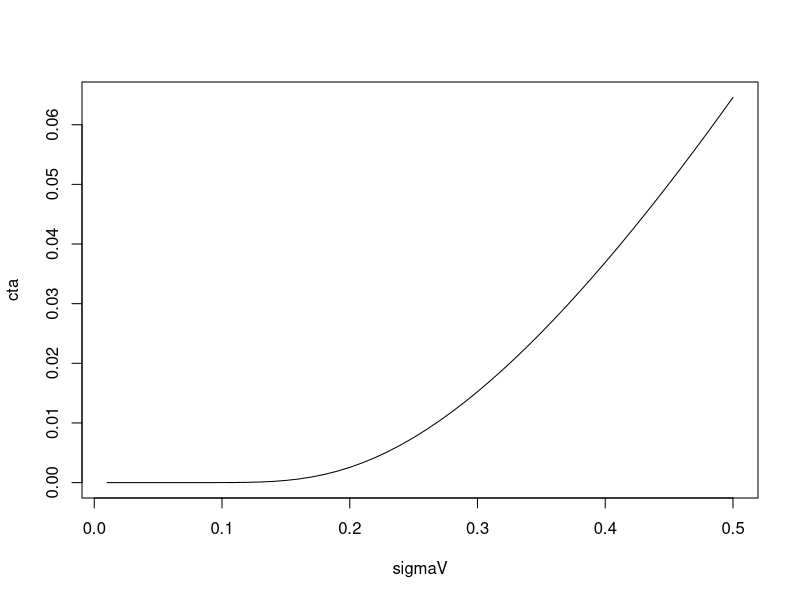
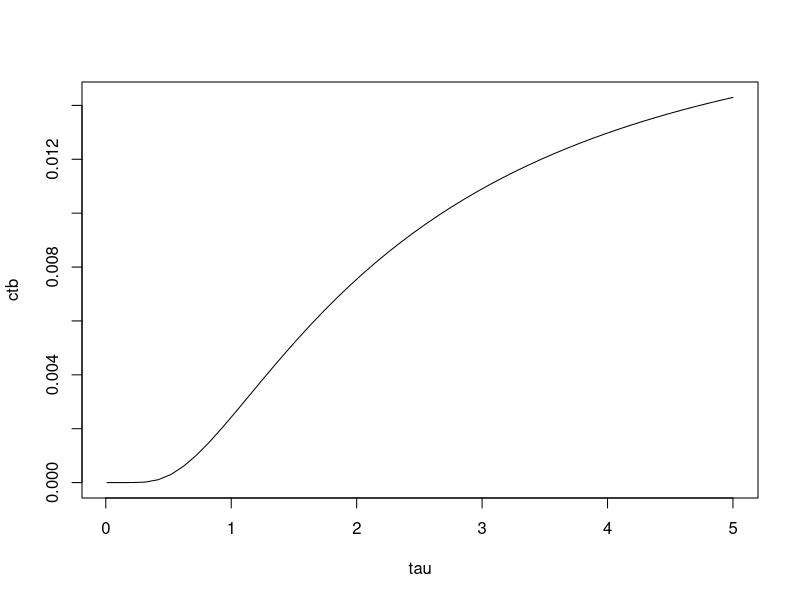
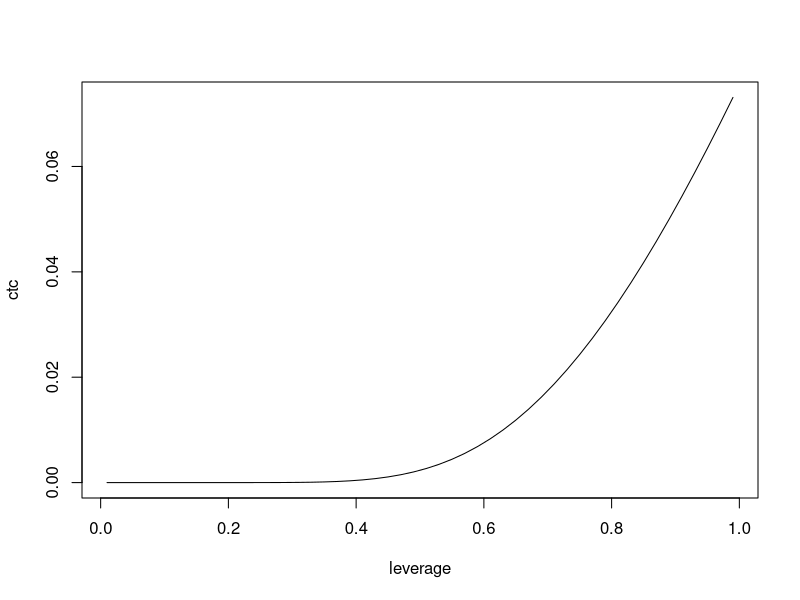
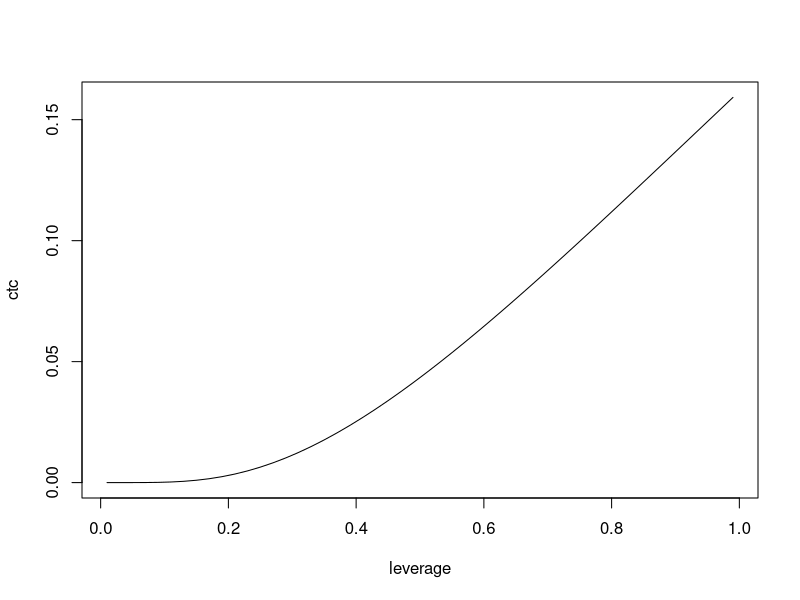
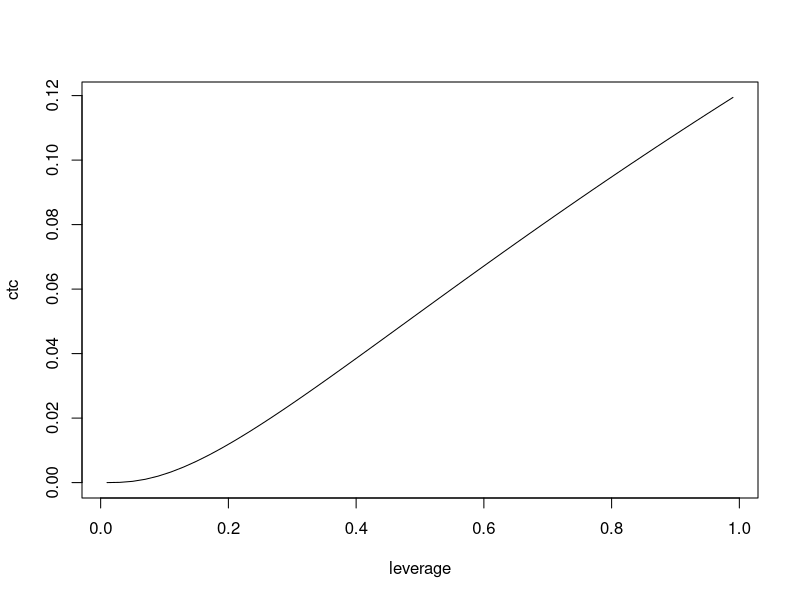

Source code (R) for these figures, in order:
## By Alexander McNeil

## functions

MertonSpread <- function(leverage,tau,sigmaV)
{
dt1 <- (-log(leverage) + 0.5*tau*sigmaV^2)/(sigmaV*sqrt(tau))
dt2 <-	dt1-sigmaV*sqrt(tau)
-log(pnorm(dt2)+pnorm(-dt1)/leverage)/tau
}


## Spread versus asset volatility; leverage and time-to-maturity fixed
leverage = 0.6
tau  = 2
sigmaV = seq(from=0.01, to = 0.5, length=50)
cta = MertonSpread(leverage,tau,sigmaV)
plot(sigmaV,cta,type="l")

## Spread versus time-to-maturity; leverage and volatility fixed
leverage = 0.6
sigmaV = 0.25
tau = seq(from = 0.01, to = 5, length = 50)
ctb = MertonSpread(leverage,tau,sigmaV)
plot(tau,ctb,type="l")

## Spread versus leverage; volatility and time-to-maturity fixed
leverage = seq(from=0.01, to = 0.99, length = 50)
# low asset volatility
sigmaV = 0.25
tau = 2
ctc = MertonSpread(leverage,tau,sigmaV)
plot(leverage,ctc,type="l")
# high asset volatility
sigmaV = 0.5
tau = 2
ctc = MertonSpread(leverage,tau,sigmaV)
plot(leverage,ctc,type="l")
# high time-to-maturity
sigmaV = 0.5
tau = 4
ctc = MertonSpread(leverage,tau,sigmaV)
plot(leverage,ctc,type="l")


